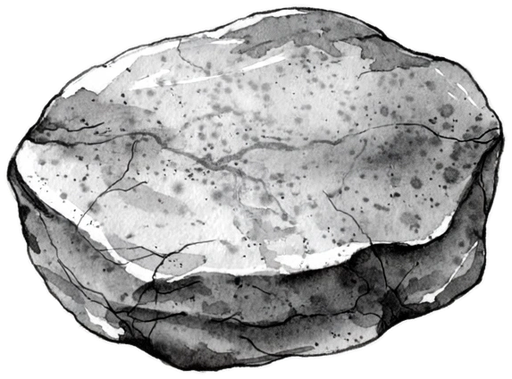
#> input picture frontend/src/assets/cairn/stone-large.png, 512 x 379 px; its folder holds 5 pictures in this run
$ python prep-cairn-sprites.py
#> lines starting #> are read from the running program, lines starting #| are printed output that depends on the picture
#!/usr/bin/env python3
"""
prep-cairn-sprites.py — asset-prep for the ported cairn renderer.

Computes, ONCE, the measured alpha metadata the cairn layout engine
needs for every painted stone sprite in src/assets/cairn/:

  - frame size, alpha bbox (body), bbox/centroid offsets, alpha area
  - a 56x56 occupancy raster (contact + profile-boundary solving)
  - top profile (25 columns) and bottom profile (56 columns), in frame
    px measured from the frame's top edge
  - bearing segments per side (top/bottom/left/right): runs of roughly
    constant slope along the measured alpha profile. The layout's ONE
    generic placement rule pairs a segment of the stone below with an
    angle-compatible (<=12 deg) segment of the stone above; flat stones
    degenerate to a single wide near-flat segment.

This mirrors the study pipeline (segment_prep.py in the cairn studies,
2026-11-13): metadata is computed at prep time, never per render.
Deterministic: same PNGs in, same JSON out.

Usage:  python3 scripts/prep-cairn-sprites.py
Reads:  src/assets/cairn/*.png (the eight stone sprites)
Writes: src/vision-map/cairnSpriteData.json
"""
import json
import math
import os
from PIL import Image

HERE = os.path.dirname(os.path.abspath(__file__))
SRC = os.path.join(HERE, '..', 'src', 'assets', 'cairn')
OUT = os.path.join(HERE, '..', 'src', 'vision-map', 'cairnSpriteData.json')

SPRITES = [
    'pebble',
    'stone-angular',
    'stone-chunk',
    'stone-large',
    'stone-medium',
    'stone-round',
    'stone-small',
    'stone-standing',
]

# The dedicated base slab (spec section 5): April's fixed 276x132
# foundation, restored as structural support — never a member. Its
# raster is DERIVED from stone-large (the wide foundation stone)
# flattened to the slab's proportions at 2px per April unit, then
# prepped by the same pipeline, so pairing geometry and rendering use
# one consistent shape.
SLAB_NAME = 'cairn-slab'
SLAB_W_PX = 552   # 276 April units * 2
SLAB_H_PX = 264   # 132 April units * 2

ALPHA_SOLID = 128          # alpha >= this counts as painted stone
GRID = 56                  # occupancy raster pitch (cells per side)
TOP_COLS = 25              # top profile samples (study convention)
BOT_COLS = 56              # bottom profile samples (study convention)
SEG_SAMPLES = 112          # profile samples feeding segmentation
SEG_TOL_DEG = 5.0          # slope drift allowed inside one segment run
SEG_MIN_FRAC = 0.035       # shortest run, as a fraction of the profile axis
SEG_MAX = 8                # spec: 3-8 segments per side (flat stones -> 1)


def norm_ang(a):
    while a > 90:
        a -= 180
    while a <= -90:
        a += 180
    return a


def column_profile(alpha, w, h, cols, from_top):
    """For each of `cols` x-buckets: the extreme solid y (frame px)."""
    out = []
    for c in range(cols):
        x0 = int(c * w / cols)
        x1 = max(x0 + 1, int((c + 1) * w / cols))
        best = None
        rng = range(h) if from_top else range(h - 1, -1, -1)
        for y in rng:
            row = alpha[y]
            if any(row[x] >= ALPHA_SOLID for x in range(x0, x1)):
                best = y
                break
        out.append(best)
    return out


def row_profile(alpha, w, h, rows, from_left):
    """For each of `rows` y-buckets: the extreme solid x (frame px)."""
    out = []
    for r in range(rows):
        y0 = int(r * h / rows)
        y1 = max(y0 + 1, int((r + 1) * h / rows))
        best = None
        rng = range(w) if from_left else range(w - 1, -1, -1)
        for x in rng:
            if any(alpha[y][x] >= ALPHA_SOLID for y in range(y0, y1)):
                best = x
                break
        out.append(best)
    return out


def segment_profile(pts):
    """Greedy constant-slope segmentation of profile points.

    pts: list of (axis, value) with Nones already removed, axis ascending.
    Returns runs as dicts with endpoint coords in profile space plus the
    fitted angle (degrees, line angle normalized to (-90, 90]) and span
    (extent along the profile axis).
    """
    if len(pts) < 2:
        return []
    axis_span = pts[-1][0] - pts[0][0]
    min_len = max(2.0, SEG_MIN_FRAC * axis_span)
    runs = []
    start = 0
    for i in range(2, len(pts) + 1):
        seg = pts[start:i]
        # fitted slope over the run so far (least squares)
        n = len(seg)
        ma = sum(p[0] for p in seg) / n
        mv = sum(p[1] for p in seg) / n
        num = sum((p[0] - ma) * (p[1] - mv) for p in seg)
        den = sum((p[0] - ma) ** 2 for p in seg)
        slope = num / den if den > 0 else 0.0
        run_ang = math.degrees(math.atan(slope))
        # local slope of the newest step
        (a0, v0), (a1, v1) = seg[-2], seg[-1]
        local_ang = math.degrees(math.atan2(v1 - v0, a1 - a0)) if a1 > a0 else run_ang
        drift = abs(norm_ang(local_ang - run_ang))
        run_len = seg[-1][0] - seg[0][0]
        if drift > SEG_TOL_DEG and run_len >= min_len and i < len(pts):
            # close the run at the previous point; the next run starts
            # there too, so segments share endpoints (deterministic).
            runs.append(seg[:-1])
            start = i - 2
    runs.append(pts[start:])
    # merge runs shorter than min_len into their longer neighbour
    def run_len(r):
        return r[-1][0] - r[0][0]
    merged = []
    for r in runs:
        if len(r) < 2:
            continue
        if merged and run_len(r) < min_len:
            merged[-1] = merged[-1] + r[1:]
        else:
            merged.append(r)
    if merged and len(merged) > 1 and run_len(merged[0]) < min_len:
        merged[1] = merged[0] + merged[1][1:]
        merged = merged[1:]
    # cap at SEG_MAX by merging the pair with the closest fitted angles
    def fit_ang(r):
        n = len(r)
        ma = sum(p[0] for p in r) / n
        mv = sum(p[1] for p in r) / n
        num = sum((p[0] - ma) * (p[1] - mv) for p in r)
        den = sum((p[0] - ma) ** 2 for p in r)
        return math.degrees(math.atan(num / den)) if den > 0 else 0.0
    while len(merged) > SEG_MAX:
        best_i, best_d = 0, None
        for i in range(len(merged) - 1):
            d = abs(norm_ang(fit_ang(merged[i]) - fit_ang(merged[i + 1])))
            if best_d is None or d < best_d:
                best_d, best_i = d, i
        merged[best_i] = merged[best_i] + merged[best_i + 1][1:]
        del merged[best_i + 1]
    out = []
    for r in merged:
        (a0, v0), (a1, v1) = r[0], r[-1]
        if a1 <= a0:
            continue
        n = len(r)
        ma = sum(p[0] for p in r) / n
        mv = sum(p[1] for p in r) / n
        num = sum((p[0] - ma) * (p[1] - mv) for p in r)
        den = sum((p[0] - ma) ** 2 for p in r)
        slope = num / den if den > 0 else 0.0
        # endpoints on the fitted line, at the run's axis extremes
        f0 = mv + slope * (a0 - ma)
        f1 = mv + slope * (a1 - ma)
        out.append({
            'a0': round(a0, 2), 'v0': round(f0, 2),
            'a1': round(a1, 2), 'v1': round(f1, 2),
            'ang': round(norm_ang(math.degrees(math.atan(slope))), 3),
            'span': round(a1 - a0, 2),
        })
    return out


def side_segments(alpha, w, h, side):
    """Segments for one frame side, in FRAME coordinates (x right, y down).

    top/bottom: profile value = y at axis = x.
    left/right: profile value = x at axis = y; endpoints are returned
    swapped so (x0,y0)-(x1,y1) are always true frame points.
    """
    if side in ('top', 'bottom'):
        prof = column_profile(alpha, w, h, SEG_SAMPLES, side == 'top')
        pts = [((c + 0.5) * w / SEG_SAMPLES, prof[c]) for c in range(SEG_SAMPLES)
               if prof[c] is not None]
        runs = segment_profile(pts)
        return [{'x0': r['a0'], 'y0': r['v0'], 'x1': r['a1'], 'y1': r['v1'],
                 'ang': r['ang'], 'span': r['span']} for r in runs]
    else:
        prof = row_profile(alpha, w, h, SEG_SAMPLES, side == 'left')
        pts = [((r + 0.5) * h / SEG_SAMPLES, prof[r]) for r in range(SEG_SAMPLES)
               if prof[r] is not None]
        runs = segment_profile(pts)
        # profile space is (axis=y, value=x); a segment's line angle must
        # be the angle of its direction vector (dx, dy) along +y travel.
        out = []
        for r in runs:
            dx = r['v1'] - r['v0']
            dy = r['a1'] - r['a0']
            ang = norm_ang(math.degrees(math.atan2(dy, dx)))
            out.append({'x0': r['v0'], 'y0': r['a0'], 'x1': r['v1'], 'y1': r['a1'],
                        'ang': round(ang, 3), 'span': r['span']})
        return out


def prep(name):
    path = os.path.join(SRC, name + '.png')
    im = Image.open(path).convert('RGBA')
    w, h = im.size
    alpha = [[im.getpixel((x, y))[3] for x in range(w)] for y in range(h)]
    bbox = im.getchannel('A').getbbox()
    x0, y0, x1, y1 = bbox
    body_w, body_h = x1 - x0, y1 - y0
    # alpha area + centroid over solid pixels
    area = 0
    sx = sy = 0.0
    for y in range(h):
        row = alpha[y]
        for x in range(w):
            if row[x] >= ALPHA_SOLID:
                area += 1
                sx += x + 0.5
                sy += y + 0.5
    cen_x, cen_y = sx / area, sy / area
    # occupancy raster over the frame
    occ = []
    for gy in range(GRID):
        cy0 = int(gy * h / GRID)
        cy1 = max(cy0 + 1, int((gy + 1) * h / GRID))
        line = ''
        for gx in range(GRID):
            cx0 = int(gx * w / GRID)
            cx1 = max(cx0 + 1, int((gx + 1) * w / GRID))
            solid = any(alpha[y][x] >= ALPHA_SOLID
                        for y in range(cy0, cy1) for x in range(cx0, cx1))
            line += '1' if solid else '0'
        occ.append(line)
    top = column_profile(alpha, w, h, TOP_COLS, True)
    bottom = column_profile(alpha, w, h, BOT_COLS, False)
    return {
        'frame': [w, h],
        'bodyW': body_w,
        'bodyH': body_h,
        # body (alpha bbox) centre offset from frame centre, native px
        'bboxOff': [round((x0 + x1) / 2 - w / 2, 2), round((y0 + y1) / 2 - h / 2, 2)],
        # alpha centroid offset from frame centre, native px
        'cenOff': [round(cen_x - w / 2, 2), round(cen_y - h / 2, 2)],
        'alphaArea': area,
        'occ': occ,
        'topProfile': top,
        'bottomProfile': bottom,
        'segments': {side: side_segments(alpha, w, h, side)
                     for side in ('top', 'bottom', 'left', 'right')},
    }


def build_slab():
    src = Image.open(os.path.join(SRC, 'stone-large.png')).convert('RGBA')
    slab = src.resize((SLAB_W_PX, SLAB_H_PX), Image.LANCZOS)
    slab.save(os.path.join(SRC, SLAB_NAME + '.png'))


def main():
    build_slab()
#> in build_slab, src is the input picture: PIL image 512x379 RGBA; mean R, G, B, A 115, 115, 115.1, 182.1
#> in build_slab, `slab = src.resize((SLAB_W_PX, SLAB_H_PX), Image.LANCZOS)`:
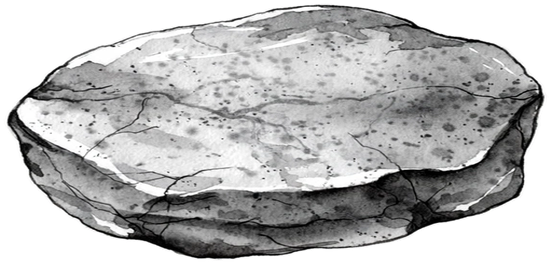
#> slab: PIL image 552x264 RGBA; mean R, G, B, A 115.2, 115.1, 115.2, 182.1; transparent parts drawn white
    data = {name: prep(name) for name in SPRITES + [SLAB_NAME]}
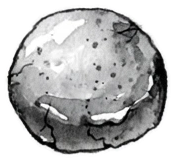
#> input picture frontend/src/assets/cairn/pebble.png, 175 x 162 px
#> in prep, im is the input picture: PIL image 175x162 RGBA; mean R, G, B, A 107.9, 108, 108.3, 169.9
#> in prep, `alpha = [[im.getpixel((x, y))[3] for x in range(w)] for y in range(h)]`: alpha = 162 items
#> in prep, `bbox = im.getchannel('A').getbbox()`: bbox = (4, 4, 171, 158)
#> in prep, `x0, y0, x1, y1 = bbox`: x0 = 4; x1 = 171; y1 = 158
#> in prep, `body_w, body_h = x1 - x0, y1 - y0`: body_w = 167; body_h = 154
#> after the loop in prep, `for y in range(h):`: area = 18888; sx = 1659226; sy = 1539051
#> in prep, `cen_x, cen_y = sx / area, sy / area`: cen_x = 87.85; cen_y = 81.48
#> after the loop in prep, `for gy in range(GRID):`: occ = 56 items
#> after the loop in column_profile, `for c in range(cols):`: out = 25 items
#> in prep, `bottom = column_profile(alpha, w, h, BOT_COLS, False)`: bottom = 56 items
#> in side_segments, `prof = column_profile(alpha, w, h, SEG_SAMPLES, side == 'top')`: prof = 112 items
#> in side_segments, `pts = [((c + 0.5) * w / SEG_SAMPLES, prof[c]) for c in range(SEG_SAMPL..`: pts = 103 pairs, first value 8.59 to 168, second value 7 to 74
#> in segment_profile, `axis_span = pts[-1][0] - pts[0][0]`: axis_span = 159.4
#> in segment_profile, `min_len = max(2.0, SEG_MIN_FRAC * axis_span)`: min_len = 5.58
#> the loop in segment_profile, `for i in range(2, len(pts) + 1):` made 102 passes
#> (n, ma, mv, num, den, slope, run_ang, a0) on passes 1, 4, 7, 10, 11, 14: (2, 9.38, 69, -3.12, 1.22, -2.56, -68.66, 8.59), (5, 11.72, 62.2, -70.31, 24.41, -2.88, -70.85, 13.28), (5, 16.41, 50, -50, 24.41, -2.05, -63.97, 17.97), (5, 21.09, 41.6, -43.75, 24.41, -1.79, -60.84, 22.66), (6, 21.88, 40.5, -69.53, 42.72, -1.63, -58.43, 24.22), (5, 27.34, 33.2, -23.44, 24.41, -0.96, -43.83, 28.91)
#> (seg, n, ma, mv, num, den, slope, run_ang) on passes 2, 3, 5, 6, 8, 9: ([(8.59, 71), (10.16, 67), (11.72, 63)], 3, 10.16, 67, -12.5, 4.88, -2.56, -68.66), ([(8.59, 71), (10.16, 67), (11.72, 63), (13.28, 56)], 4, 10.94, 64.25, -38.28, 12.21, -3.14, -72.31), ([(13.28, 56), (14.84, 54), (16.41, 49)], 3, 14.84, 53, -10.94, 4.88, -2.24, -65.94), ([(13.28, 56), (14.84, 54), (16.41, 49), (17.97, 48)], 4, 15.62, 51.75, -22.66, 12.21, -1.86, -61.68), ([(17.97, 48), (19.53, 43), (21.09, 42)], 3, 19.53, 44.33, -9.38, 4.88, -1.92, -62.49), ([(17.97, 48), (19.53, 43), (21.09, 42), (22.66, 39)], 4, 20.31, 43, -21.88, 12.21, -1.79, -60.84)
#> the loop in segment_profile, `for r in runs:` made 28 passes
#> r on passes 1, 2, 4, 5, 6, 8, 9, 10, 11, 12, 13, 15: [(8.59, 71), (10.16, 67), (11.72, 63), (13.28, 56)], [(13.28, 56), (14.84, 54), (16.41, 49), (17.97, 48)], [(24.22, 36), (25.78, 35), (27.34, 33), (28.91, 32)], [(28.91, 32), (30.47, 30), (32.03, 29), (33.59, 25)], [(33.59, 25), (35.16, 24), (36.72, 22), (38.28, 20)], [(44.53, 16), (46.09, 16), (47.66, 14), (49.22, 14)], [(49.22, 14), (50.78, 13), (52.34, 13), (53.91, 12)], [(53.91, 12), (55.47, 12), (57.03, 11), (58.59, 11)], [(58.59, 11), (60.16, 10), (61.72, 10), (63.28, 10)], [(63.28, 10), (64.84, 9), (66.41, 9), (67.97, 9)], [(67.97, 9), (69.53, 9), (71.09, 8), (72.66, 8)], [(94.53, 8), (96.09, 7), (97.66, 7), (99.22, 7)]
#> the loop in segment_profile, `for r in merged:` made 7 passes
#> the loop in segment_profile (call 2), `for i in range(2, len(pts) + 1):` made 102 passes
#> the loop in segment_profile (call 2), `for r in runs:` made 30 passes
#> r on passes 2, 5, 6, 7, 9, 10, 11, 12, 13, 14, 15, 17: [(16.41, 114), (17.97, 115), (19.53, 118), (21.09, 120)], [(33.59, 138), (35.16, 139), (36.72, 140), (38.28, 142)], [(38.28, 142), (39.84, 143), (41.41, 144), (42.97, 145)], [(42.97, 145), (44.53, 145), (46.09, 145), (47.66, 146)], [(55.47, 151), (57.03, 151), (58.59, 152), (60.16, 152)], [(60.16, 152), (61.72, 153), (63.28, 153), (64.84, 153)], [(64.84, 153), (66.41, 154), (67.97, 154), (69.53, 154)], [(69.53, 154), (71.09, 154), (72.66, 154), (74.22, 153)], [(74.22, 153), (75.78, 153), (77.34, 153), (78.91, 153)], [(78.91, 153), (80.47, 152), (82.03, 152), (83.59, 152)], [(83.59, 152), (85.16, 152), (86.72, 152), (88.28, 153)], [(94.53, 153), (96.09, 152), (97.66, 152), (99.22, 152)]
#> the loop in segment_profile (call 2), `for r in merged:` made 8 passes
#> call 2 of prep, with name = 'stone-angular'
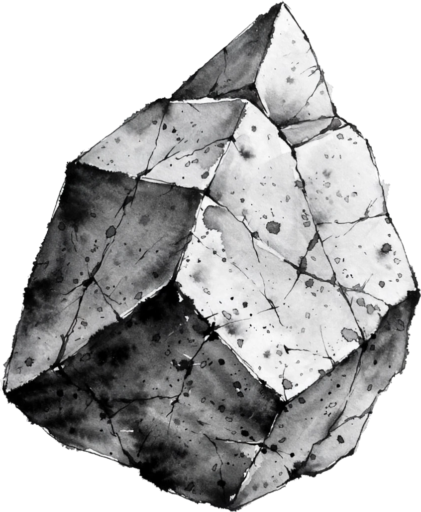
#> input picture frontend/src/assets/cairn/stone-angular.png, 421 x 512 px
#> in prep, im is the input picture: PIL image 421x512 RGBA; mean R, G, B, A 116.5, 116.5, 116.8, 163.3
#> call 3 of prep, with name = 'stone-chunk'
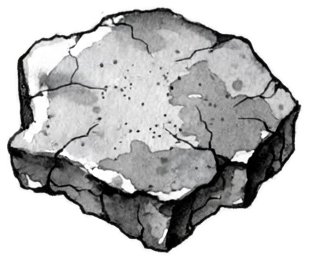
#> input picture frontend/src/assets/cairn/stone-chunk.png, 309 x 260 px
#> in prep, im is the input picture: PIL image 309x260 RGBA; mean R, G, B, A 99.1, 99.1, 99.3, 160.4
    with open(OUT, 'w') as f:
        json.dump(data, f, separators=(',', ':'))
        f.write('\n')
    for name in SPRITES + [SLAB_NAME]:
        d = data[name]
        print(name, 'frame', d['frame'], 'body', d['bodyW'], 'x', d['bodyH'],
              'segs', {k: len(v) for k, v in d['segments'].items()})
    print('wrote', OUT, os.path.getsize(OUT), 'bytes')


if __name__ == '__main__':
#> (the run stopped early here; a loop or call above may not have finished)
